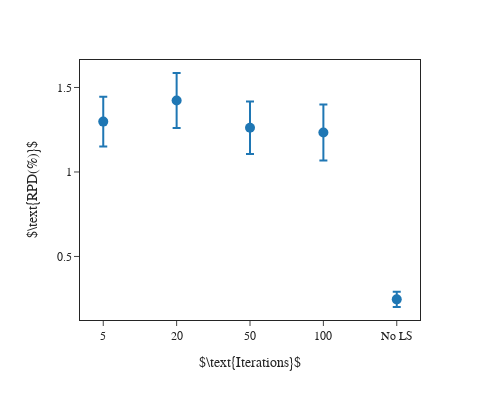

Here is the notebook cell this chart was saved with:
### Markdown cell above
### Local search

### Code cell
fig = single_file_plot(
    "../solutions/local_search", 
    ["approx_calc"], 
    r"$\text{Iterations}$", 
    r"$\text{RPD(%)}$", 
    "8_local-search"
)

fig.show()

### Figure 1 — Plotly figure (JSON) as saved in the notebook; plotly's stock layout.template omitted (floating-point values rounded to 4 significant figures)
{"data": [{"error_y": {"array": [0.1469, 0.1625, 0.1553, 0.1658, 0.04533]}, "hovertemplate": "index=%{x}<br>mean=%{y}<extra></extra>", "legendgroup": "", "marker": {"color": "#1F77B4", "size": 10, "symbol": "circle"}, "mode": "markers", "name": "", "orientation": "v", "showlegend": false, "type": "scatter", "x": ["5", "20", "50", "100", "No LS"], "xaxis": "x", "y": [1.298, 1.423, 1.262, 1.233, 0.2463], "yaxis": "y"}], "layout": {"font": {"family": "Times New Roman"}, "height": 400, "legend": {"tracegroupgap": 0}, "margin": {"t": 60}, "width": 500, "xaxis": {"anchor": "y", "domain": [0, 1], "mirror": true, "title": {"text": "$\\text{Iterations}$"}, "type": "category"}, "yaxis": {"anchor": "x", "domain": [0, 1], "mirror": true, "title": {"text": "$\\text{RPD(%)}$"}}}}
